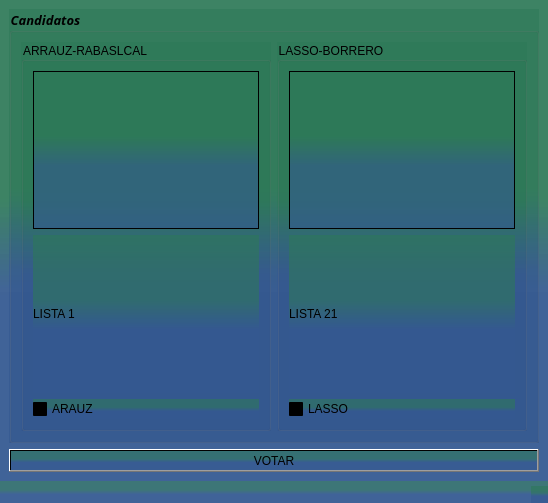
<?xml version="1.0" encoding="UTF-8"?>
<ui version="4.0">
 <class>Candidatos</class>
 <widget class="QMainWindow" name="Candidatos">
  <property name="geometry">
   <rect>
    <x>0</x>
    <y>0</y>
    <width>548</width>
    <height>503</height>
   </rect>
  </property>
  <property name="windowTitle">
   <string>MainWindow</string>
  </property>
  <property name="windowIcon">
   <iconset resource="Imagenes.qrc">
    <normaloff>:/new/prefix1/EXTRAS/EXTRAS/votacion-manual.png</normaloff>:/new/prefix1/EXTRAS/EXTRAS/votacion-manual.png</iconset>
  </property>
  <property name="styleSheet">
   <string notr="true">background-color: qlineargradient(spread:reflect, x1:1, y1:0.943, x2:1, y2:0.0683636, stop:0.393258 rgba(52, 88, 145, 153), stop:0.606742 rgba(45, 121, 88, 148));</string>
  </property>
  <widget class="QWidget" name="centralwidget">
   <layout class="QVBoxLayout" name="verticalLayout">
    <item>
     <widget class="QGroupBox" name="groupBox">
      <property name="font">
       <font>
        <family>Cooper Std Black</family>
        <pointsize>10</pointsize>
        <weight>75</weight>
        <italic>true</italic>
        <bold>true</bold>
       </font>
      </property>
      <property name="title">
       <string>Candidatos</string>
      </property>
      <layout class="QHBoxLayout" name="horizontalLayout">
       <item>
        <widget class="QGroupBox" name="groupBox_2">
         <property name="title">
          <string>ARRAUZ-RABASLCAL</string>
         </property>
         <layout class="QVBoxLayout" name="verticalLayout_2">
          <item>
           <widget class="QFrame" name="frame">
            <property name="frameShape">
             <enum>QFrame::StyledPanel</enum>
            </property>
            <property name="frameShadow">
             <enum>QFrame::Raised</enum>
            </property>
           </widget>
          </item>
          <item>
           <widget class="QLabel" name="label">
            <property name="text">
             <string>LISTA 1</string>
            </property>
           </widget>
          </item>
          <item>
           <widget class="QCheckBox" name="checkBox">
            <property name="text">
             <string>ARAUZ</string>
            </property>
           </widget>
          </item>
         </layout>
        </widget>
       </item>
       <item>
        <widget class="QGroupBox" name="groupBox_3">
         <property name="title">
          <string>LASSO-BORRERO</string>
         </property>
         <layout class="QVBoxLayout" name="verticalLayout_3">
          <item>
           <widget class="QFrame" name="frame_2">
            <property name="styleSheet">
             <string notr="true">border-image: url(:/new/prefix1/EXTRAS (1)ooo/EXTRAS/LASSO.jpg);</string>
            </property>
            <property name="frameShape">
             <enum>QFrame::StyledPanel</enum>
            </property>
            <property name="frameShadow">
             <enum>QFrame::Raised</enum>
            </property>
           </widget>
          </item>
          <item>
           <widget class="QLabel" name="label_2">
            <property name="text">
             <string>LISTA 21</string>
            </property>
           </widget>
          </item>
          <item>
           <widget class="QCheckBox" name="checkBox_2">
            <property name="text">
             <string>LASSO</string>
            </property>
           </widget>
          </item>
         </layout>
        </widget>
       </item>
      </layout>
     </widget>
    </item>
    <item>
     <widget class="QPushButton" name="pushButton">
      <property name="text">
       <string>VOTAR</string>
      </property>
     </widget>
    </item>
   </layout>
  </widget>
  <widget class="QMenuBar" name="menubar">
   <property name="geometry">
    <rect>
     <x>0</x>
     <y>0</y>
     <width>548</width>
     <height>21</height>
    </rect>
   </property>
  </widget>
  <widget class="QStatusBar" name="statusbar"/>
 </widget>
 <resources>
  <include location="Imagenes.qrc"/>
 </resources>
 <connections/>
</ui>
